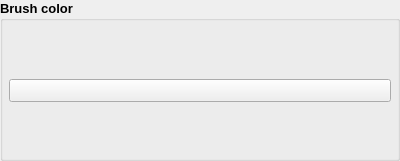
<?xml version="1.0" encoding="UTF-8"?>
<ui version="4.0">
 <class>Form</class>
 <widget class="QWidget" name="Form">
  <property name="geometry">
   <rect>
    <x>0</x>
    <y>0</y>
    <width>400</width>
    <height>161</height>
   </rect>
  </property>
  <property name="windowTitle">
   <string>Form</string>
  </property>
  <layout class="QGridLayout" name="gridLayout">
   <property name="leftMargin">
    <number>0</number>
   </property>
   <property name="topMargin">
    <number>0</number>
   </property>
   <property name="rightMargin">
    <number>0</number>
   </property>
   <property name="bottomMargin">
    <number>0</number>
   </property>
   <item row="0" column="0">
    <widget class="QGroupBox" name="groupBox_4">
     <property name="minimumSize">
      <size>
       <width>0</width>
       <height>25</height>
      </size>
     </property>
     <property name="font">
      <font>
       <pointsize>10</pointsize>
       <bold>true</bold>
      </font>
     </property>
     <property name="title">
      <string>Brush color</string>
     </property>
     <layout class="QGridLayout" name="gridLayout_3">
      <property name="leftMargin">
       <number>6</number>
      </property>
      <property name="topMargin">
       <number>9</number>
      </property>
      <property name="rightMargin">
       <number>6</number>
      </property>
      <property name="bottomMargin">
       <number>6</number>
      </property>
      <item row="0" column="0">
       <widget class="QToolButton" name="primary_color_button">
        <property name="sizePolicy">
         <sizepolicy hsizetype="MinimumExpanding" vsizetype="Fixed">
          <horstretch>0</horstretch>
          <verstretch>0</verstretch>
         </sizepolicy>
        </property>
        <property name="font">
         <font>
          <pointsize>10</pointsize>
          <bold>true</bold>
         </font>
        </property>
        <property name="text">
         <string/>
        </property>
       </widget>
      </item>
     </layout>
    </widget>
   </item>
  </layout>
 </widget>
 <resources/>
 <connections/>
</ui>
